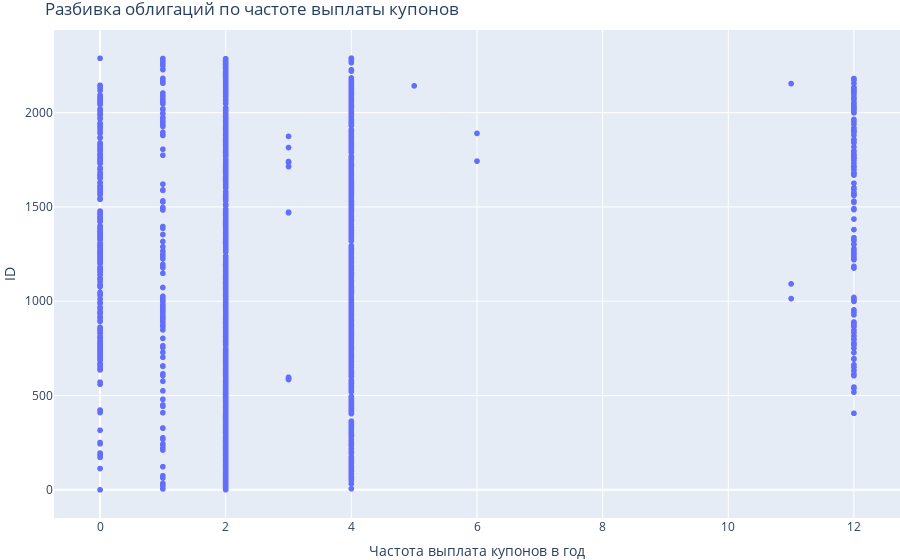

This figure's notebook cell:
### Code cell
# строим график №4
fig = px.scatter(bond[['COUPONFREQUENCY']], x = 'COUPONFREQUENCY')
fig.update_layout(legend_orientation="h",
                  legend=dict(x=.5, xanchor="center"),
                  title="Разбивка облигаций по частоте выплаты купонов",
                  xaxis_title="Частота выплата купонов в год",
                  yaxis_title="ID",
                  margin=dict(l=0, r=0, t=30, b=0))
fig.show()

### Figure 1 — Plotly figure (JSON) as saved in the notebook; plotly's stock layout.template omitted (floating-point values rounded to 4 significant figures; data arrays with more than 128 entries replaced by an {"elided": "..."} marker saying what was removed)
{"data": [{"hovertemplate": "COUPONFREQUENCY=%{x}<br>index=%{y}<extra></extra>", "legendgroup": "", "marker": {"color": "#636efa", "symbol": "circle"}, "mode": "markers", "name": "", "showlegend": false, "type": "scattergl", "x": {"elided": "2290 int values"}, "xaxis": "x", "y": {"elided": "2290 int values"}, "yaxis": "y"}], "layout": {"legend": {"orientation": "h", "tracegroupgap": 0, "x": 0.5, "xanchor": "center"}, "margin": {"b": 0, "l": 0, "r": 0, "t": 30}, "title": {"text": "Разбивка облигаций по частоте выплаты купонов"}, "xaxis": {"anchor": "y", "domain": [0, 1], "title": {"text": "Частота выплата купонов в год"}}, "yaxis": {"anchor": "x", "domain": [0, 1], "title": {"text": "ID"}}}}
